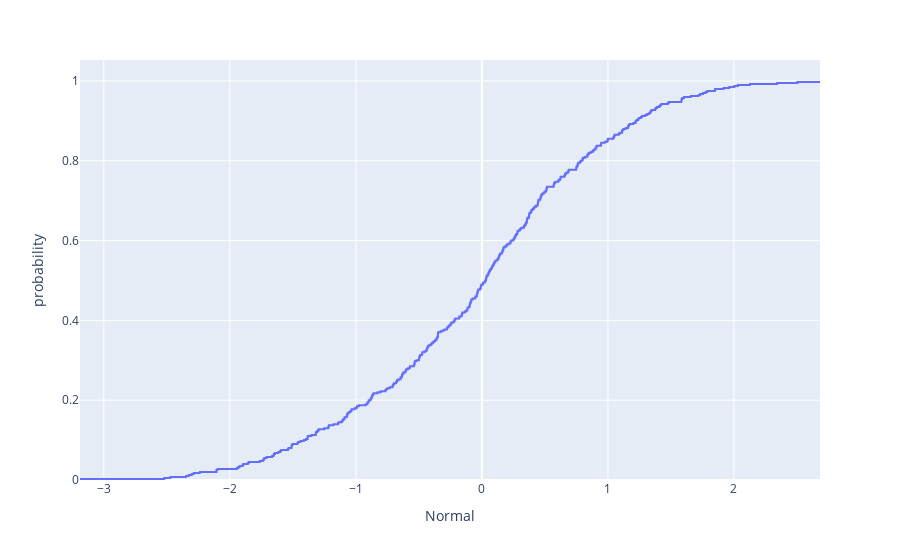

This figure's notebook cell:
### Code cell
fig = px.ecdf(df, x ="Normal")
fig.show()

### Figure 1 — Plotly figure (JSON) as saved in the notebook; plotly's stock layout.template omitted (floating-point values rounded to 4 significant figures; data arrays with more than 128 entries replaced by an {"elided": "..."} marker saying what was removed)
{"data": [{"hovertemplate": "Normal=%{x}<br>probability=%{y}<extra></extra>", "legendgroup": "", "line": {"dash": "solid", "shape": "hv"}, "marker": {"color": "#636efa", "symbol": "circle"}, "mode": "lines", "name": "", "orientation": "v", "showlegend": false, "type": "scatter", "x": {"elided": "400 float values"}, "xaxis": "x", "y": {"elided": "400 float values"}, "yaxis": "y"}], "layout": {"legend": {"tracegroupgap": 0}, "margin": {"t": 60}, "xaxis": {"anchor": "y", "domain": [0, 1], "title": {"text": "Normal"}}, "yaxis": {"anchor": "x", "domain": [0, 1], "rangemode": "tozero", "title": {"text": "probability"}}}}
